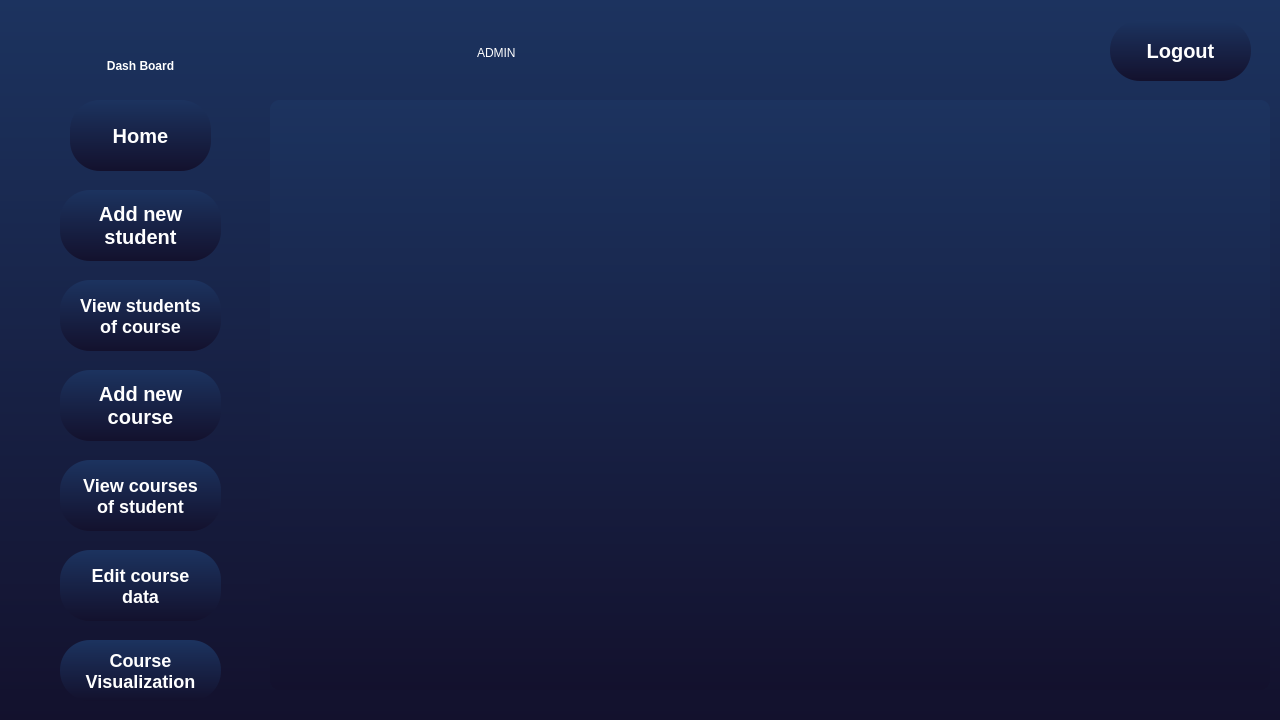
<?xml version="1.0" encoding="UTF-8"?>
<ui version="4.0">
 <class>AdminPage</class>
 <widget class="QDialog" name="AdminPage">
  <property name="geometry">
   <rect>
    <x>0</x>
    <y>0</y>
    <width>1280</width>
    <height>720</height>
   </rect>
  </property>
  <property name="minimumSize">
   <size>
    <width>1280</width>
    <height>720</height>
   </size>
  </property>
  <property name="maximumSize">
   <size>
    <width>1280</width>
    <height>720</height>
   </size>
  </property>
  <property name="windowTitle">
   <string>Dialog</string>
  </property>
  <property name="styleSheet">
   <string notr="true">background: qlineargradient(x1:0, y1:0, x2:0, y2:1, stop:0 #1c335f, stop:1 #13112d);
border-radius:10px;</string>
  </property>
  <widget class="QScrollArea" name="scrollArea">
   <property name="geometry">
    <rect>
     <x>270</x>
     <y>100</y>
     <width>1000</width>
     <height>590</height>
    </rect>
   </property>
   <property name="minimumSize">
    <size>
     <width>0</width>
     <height>0</height>
    </size>
   </property>
   <property name="maximumSize">
    <size>
     <width>1000</width>
     <height>1000</height>
    </size>
   </property>
   <property name="styleSheet">
    <string notr="true"/>
   </property>
   <property name="widgetResizable">
    <bool>true</bool>
   </property>
   <widget class="QWidget" name="scrollAreaWidgetContents">
    <property name="geometry">
     <rect>
      <x>0</x>
      <y>0</y>
      <width>1000</width>
      <height>590</height>
     </rect>
    </property>
   </widget>
  </widget>
  <widget class="QListView" name="listView">
   <property name="geometry">
    <rect>
     <x>-10</x>
     <y>0</y>
     <width>290</width>
     <height>721</height>
    </rect>
   </property>
  </widget>
  <widget class="QPushButton" name="ViewCourse">
   <property name="geometry">
    <rect>
     <x>60</x>
     <y>460</y>
     <width>161</width>
     <height>71</height>
    </rect>
   </property>
   <property name="cursor">
    <cursorShape>PointingHandCursor</cursorShape>
   </property>
   <property name="styleSheet">
    <string notr="true">    font-weight: 600;
	font-size:18px;
    border-radius: 30px;
    color: #ffffff;
background: qlineargradient(x1:0, y1:0, x2:0, y2:1, stop:0 #1c335f, stop:1 #13112d);
</string>
   </property>
   <property name="text">
    <string>View courses
of student</string>
   </property>
  </widget>
  <widget class="QPushButton" name="EditCourse">
   <property name="geometry">
    <rect>
     <x>60</x>
     <y>550</y>
     <width>161</width>
     <height>71</height>
    </rect>
   </property>
   <property name="cursor">
    <cursorShape>PointingHandCursor</cursorShape>
   </property>
   <property name="styleSheet">
    <string notr="true">    font-weight: 600;
	font-size:18px;
    border-radius: 30px;
    color: #ffffff;
background: qlineargradient(x1:0, y1:0, x2:0, y2:1, stop:0 #1c335f, stop:1 #13112d);
</string>
   </property>
   <property name="text">
    <string>Edit course
data</string>
   </property>
  </widget>
  <widget class="QPushButton" name="ViewStudent">
   <property name="geometry">
    <rect>
     <x>60</x>
     <y>280</y>
     <width>161</width>
     <height>71</height>
    </rect>
   </property>
   <property name="cursor">
    <cursorShape>PointingHandCursor</cursorShape>
   </property>
   <property name="styleSheet">
    <string notr="true">    font-weight: 600;
	font-size:18px;
    border-radius: 30px;
    color: #ffffff;
background: qlineargradient(x1:0, y1:0, x2:0, y2:1, stop:0 #1c335f, stop:1 #13112d);
</string>
   </property>
   <property name="text">
    <string>View students
of course</string>
   </property>
  </widget>
  <widget class="QPushButton" name="NewStudent">
   <property name="geometry">
    <rect>
     <x>60</x>
     <y>190</y>
     <width>161</width>
     <height>71</height>
    </rect>
   </property>
   <property name="cursor">
    <cursorShape>PointingHandCursor</cursorShape>
   </property>
   <property name="styleSheet">
    <string notr="true">    font-weight: 600;
	font-size:20px;
    border-radius: 30px;
    color: #ffffff;
background: qlineargradient(x1:0, y1:0, x2:0, y2:1, stop:0 #1c335f, stop:1 #13112d);
</string>
   </property>
   <property name="text">
    <string>Add new 
student</string>
   </property>
  </widget>
  <widget class="QPushButton" name="HomeButton">
   <property name="geometry">
    <rect>
     <x>70</x>
     <y>100</y>
     <width>141</width>
     <height>71</height>
    </rect>
   </property>
   <property name="cursor">
    <cursorShape>PointingHandCursor</cursorShape>
   </property>
   <property name="styleSheet">
    <string notr="true">    font-weight: 600;
	font-size:20px;
    border-radius: 30px;
    color: #ffffff;
background: qlineargradient(x1:0, y1:0, x2:0, y2:1, stop:0 #1c335f, stop:1 #13112d);
</string>
   </property>
   <property name="text">
    <string>Home</string>
   </property>
  </widget>
  <widget class="QLabel" name="label">
   <property name="geometry">
    <rect>
     <x>10</x>
     <y>20</y>
     <width>261</width>
     <height>91</height>
    </rect>
   </property>
   <property name="styleSheet">
    <string notr="true">color:rgb(255, 255, 255);
font: 25pt &quot;Castellar&quot;;
    font-weight: 900;
    background-color: transparent;

</string>
   </property>
   <property name="text">
    <string>Dash Board</string>
   </property>
   <property name="alignment">
    <set>Qt::AlignCenter</set>
   </property>
  </widget>
  <widget class="QPushButton" name="NewCourse">
   <property name="geometry">
    <rect>
     <x>60</x>
     <y>370</y>
     <width>161</width>
     <height>71</height>
    </rect>
   </property>
   <property name="minimumSize">
    <size>
     <width>0</width>
     <height>0</height>
    </size>
   </property>
   <property name="cursor">
    <cursorShape>PointingHandCursor</cursorShape>
   </property>
   <property name="styleSheet">
    <string notr="true">    font-weight: 600;
	font-size:20px;
    border-radius: 30px;
    color: #ffffff;
background: qlineargradient(x1:0, y1:0, x2:0, y2:1, stop:0 #1c335f, stop:1 #13112d);
</string>
   </property>
   <property name="text">
    <string>Add new
course</string>
   </property>
  </widget>
  <widget class="QLabel" name="name">
   <property name="geometry">
    <rect>
     <x>477</x>
     <y>32</y>
     <width>201</width>
     <height>41</height>
    </rect>
   </property>
   <property name="styleSheet">
    <string notr="true">color:white;
font: 40pt &quot;Arial&quot;;
    background-color: transparent;
font: 700 ;</string>
   </property>
   <property name="text">
    <string>ADMIN</string>
   </property>
  </widget>
  <widget class="QPushButton" name="logout">
   <property name="geometry">
    <rect>
     <x>1110</x>
     <y>20</y>
     <width>141</width>
     <height>61</height>
    </rect>
   </property>
   <property name="cursor">
    <cursorShape>PointingHandCursor</cursorShape>
   </property>
   <property name="styleSheet">
    <string notr="true">    font-weight: 600;
	font-size:20px;
    border-radius: 30px;
    color: #ffffff;
background: qlineargradient(x1:0, y1:0, x2:0, y2:1, stop:0 #1c335f, stop:1 #13112d);
</string>
   </property>
   <property name="text">
    <string>Logout</string>
   </property>
  </widget>
  <widget class="QPushButton" name="CourseVisual">
   <property name="geometry">
    <rect>
     <x>60</x>
     <y>640</y>
     <width>161</width>
     <height>61</height>
    </rect>
   </property>
   <property name="cursor">
    <cursorShape>PointingHandCursor</cursorShape>
   </property>
   <property name="styleSheet">
    <string notr="true">    font-weight: 600;
	font-size:18px;
    border-radius:30px;
    color: #ffffff;
background: qlineargradient(x1:0, y1:0, x2:0, y2:1, stop:0 #1c335f, stop:1 #13112d);
</string>
   </property>
   <property name="text">
    <string>Course
Visualization</string>
   </property>
  </widget>
  <zorder>listView</zorder>
  <zorder>scrollArea</zorder>
  <zorder>ViewCourse</zorder>
  <zorder>EditCourse</zorder>
  <zorder>ViewStudent</zorder>
  <zorder>NewStudent</zorder>
  <zorder>HomeButton</zorder>
  <zorder>label</zorder>
  <zorder>NewCourse</zorder>
  <zorder>name</zorder>
  <zorder>logout</zorder>
  <zorder>CourseVisual</zorder>
 </widget>
 <resources/>
 <connections/>
</ui>
